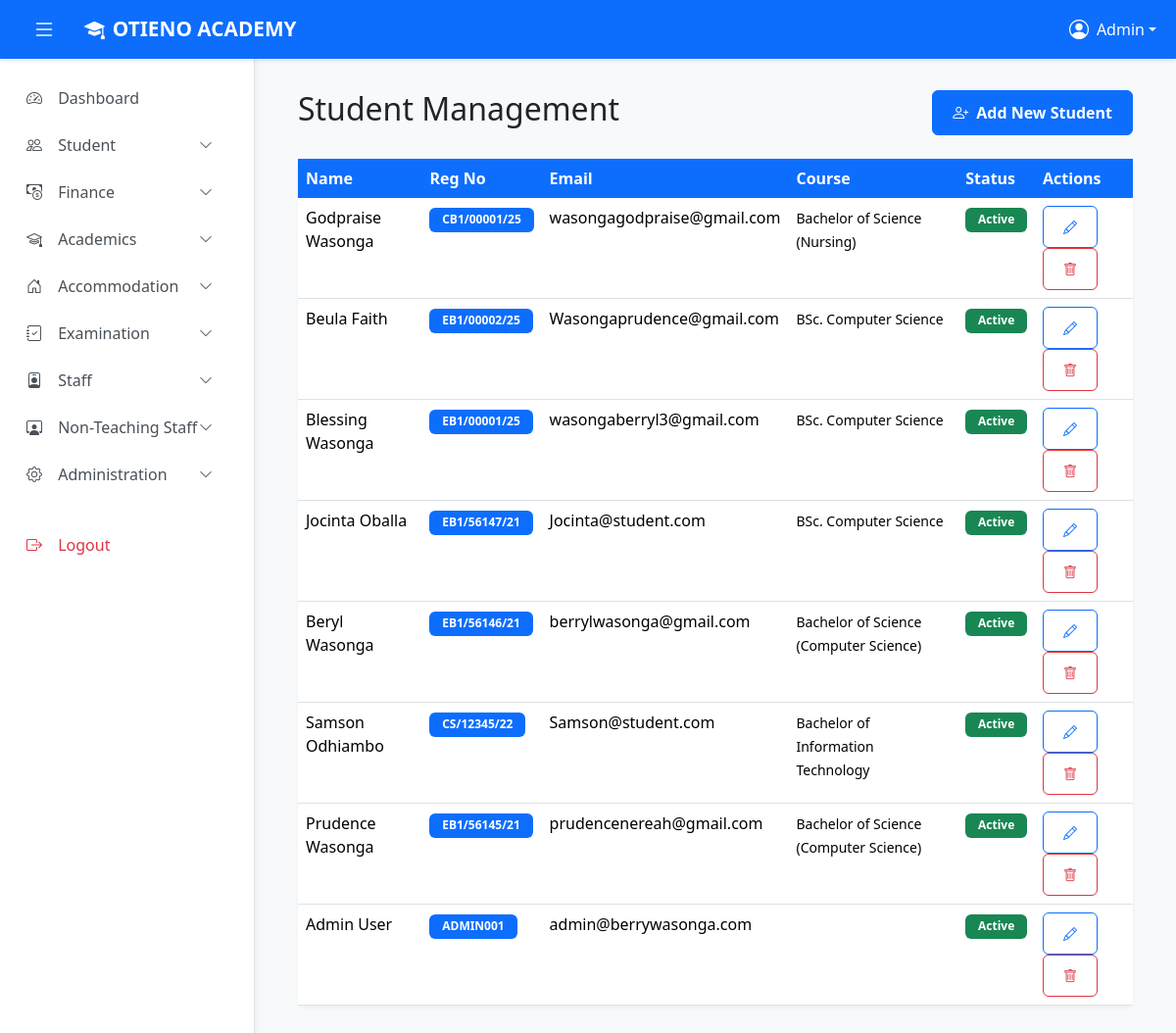
Page /admin/student/list.php (signed in) on the earlier database version.
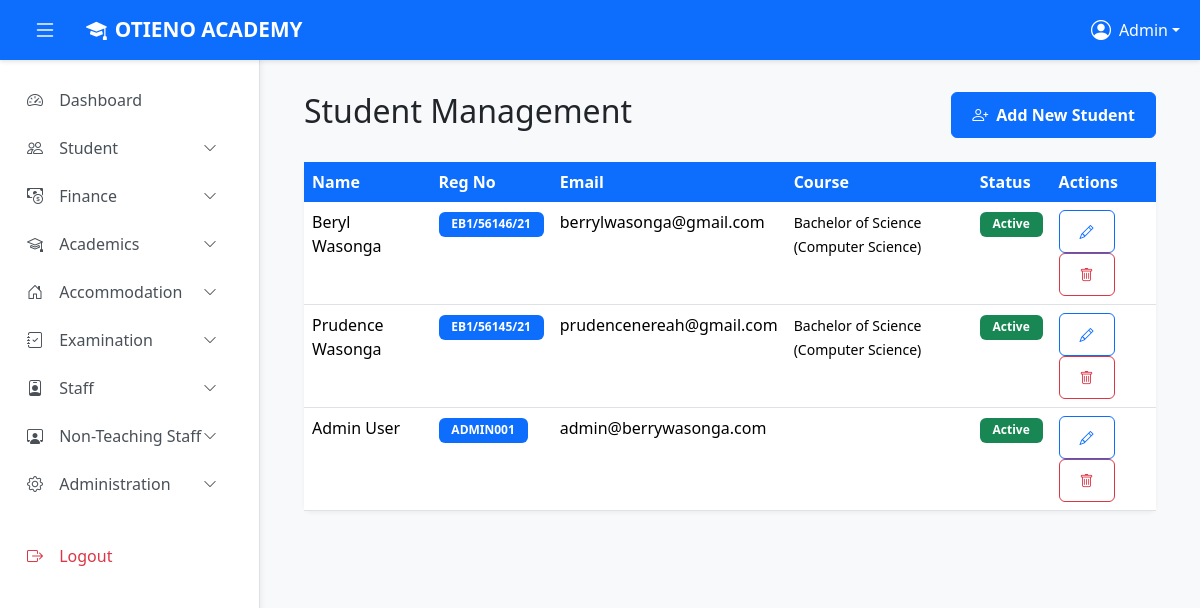
Same page on the later database version.
### tables this page shows
CREATE TABLE `users` (
  `id` int(11) NOT NULL AUTO_INCREMENT,
  `first_name` varchar(50) NOT NULL DEFAULT '',
  `last_name` varchar(50) NOT NULL DEFAULT '',
  `email` varchar(255) NOT NULL,
  `reg_no` varchar(50) DEFAULT NULL,
  `password` varchar(255) NOT NULL,
  `role` varchar(20) NOT NULL DEFAULT 'user',
  `status` enum('active','inactive') NOT NULL DEFAULT 'active',
  `last_login` timestamp NULL DEFAULT NULL,
  `created_at` timestamp NOT NULL DEFAULT current_timestamp(),
  `fullname` varchar(100) GENERATED ALWAYS AS (concat(`first_name`,' ',`last_name`)) STORED,
  `gender` enum('Male','Female','Other') DEFAULT NULL,
  `dob` date DEFAULT NULL,
  `address` varchar(255) DEFAULT NULL,
  `campus` varchar(50) DEFAULT 'MAIN',
  `programme` varchar(150) DEFAULT NULL,
  `course_id` int(11) DEFAULT NULL,
  `attempted_units` int(11) DEFAULT 0,
  `registered_units` int(11) DEFAULT 0,
  PRIMARY KEY (`id`),
  UNIQUE KEY `email` (`email`),
  UNIQUE KEY `reg_no` (`reg_no`),
  CONSTRAINT `users_ibfk_1` FOREIGN KEY (`course_id`) REFERENCES `courses` (`id`) ON DELETE SET NULL
);

### admin/student/list.php (the view, shortened to what this page needs)
<?php
require_once '../../config.php';
$users = $conn->query("SELECT id, first_name, last_name, email, reg_no, programme, role, status, last_login FROM users ORDER BY created_at DESC")->fetch_all(MYSQLI_ASSOC);
?>
<!DOCTYPE html>
<html lang="en">
<head>
    <link href="https://cdn.jsdelivr.net/npm/bootstrap@5.3.3/dist/css/bootstrap.min.css" rel="stylesheet">
    <link href="https://cdn.jsdelivr.net/npm/bootstrap-icons@1.11.3/font/bootstrap-icons.css" rel="stylesheet">
    <link href="../assets/main.css" rel="stylesheet"/>
</head>
<body>
    <?php include '../partials/top_navbar.php'; ?>
    <?php include '../partials/sidebar.php'; ?>
    <main class="main-content" id="mainContent">
        <div class="container-fluid">
            <div class="row mb-4">
                <div class="col-12 d-flex justify-content-between align-items-center">
                    <h2>Student Management</h2>
                    <a href="add.php" class="btn btn-primary"><i class="bi bi-person-plus me-2"></i>Add New Student</a>
                </div>
            </div>
            <div class="card">
                <div class="card-body p-0">
                    <div class="table-responsive">
                        <table class="table table-hover mb-0">
                            <thead>
                                <tr>
                                    <th>Name</th>
                                    <th>Reg No</th>
                                    <th>Email</th>
                                    <th>Course</th>
                                    <th>Status</th>
                                    <th>Actions</th>
                                </tr>
                            </thead>
                            <tbody>
                                <?php foreach ($users as $u): ?>
                                <tr>
                                    <td><?php echo htmlspecialchars($u['first_name'] . ' ' . $u['last_name']); ?></td>
                                    <td><span class="badge bg-primary"><?php echo htmlspecialchars($u['reg_no']); ?></span></td>
                                    <td><?php echo htmlspecialchars($u['email']); ?></td>
                                    <td><small><?php echo htmlspecialchars($u['programme']); ?></small></td>
                                    <td><span class="badge bg-<?php echo ($u['status']=='active'?'success':'secondary'); ?>"><?php echo ucfirst($u['status']); ?></span></td>
                                    <td>
                                        <a href="edit.php?id=<?php echo $u['id']; ?>" class="btn btn-sm btn-outline-primary">
                                            <i class="bi bi-pencil"></i>
                                        </a>
                                        <form method="POST" class="d-inline" onsubmit="return confirm('Are you sure you want to delete this student?');">
                                            <button type="submit" class="btn btn-sm btn-outline-danger">
                                                <i class="bi bi-trash"></i>
                                            </button>
                                        </form>
                                    </td>
                                </tr>
                                <?php endforeach; ?>
                            </tbody>
                        </table>
                    </div>
                </div>
            </div>
        </div>
    </main>
</body>
</html>

### admin/partials/top_navbar.php (shortened to what this page needs)
<nav class="navbar navbar-expand-lg navbar-dark top-navbar">
    <div class="container-fluid">
        <button class="btn btn-link text-white me-2" id="sidebarToggle">
            <i class="bi bi-list fs-4"></i>
        </button>
        <a class="navbar-brand" href="#">
            <i class="bi bi-mortarboard-fill me-2"></i>OTIENO ACADEMY
        </a>
        <div class="collapse navbar-collapse" id="navbarNav">
            <ul class="navbar-nav ms-auto">
                <li class="nav-item dropdown">
                    <a class="nav-link dropdown-toggle text-white d-flex align-items-center" href="#" id="userDropdown" role="button" data-bs-toggle="dropdown">
                        <i class="bi bi-person-circle me-2 fs-5"></i>
                        <span class="d-none d-md-inline"><?php echo htmlspecialchars($admin_name ?? 'Admin'); ?></span>
                    </a>
                </li>
            </ul>
        </div>
    </div>
</nav>

### admin/partials/sidebar.php (shortened to what this page needs)
<aside class="sidebar" id="sidebar">
    <nav class="sidebar-nav">
        <ul class="nav flex-column">
            <li class="nav-item">
                <a class="nav-link" href="/mini-auth-project/admin/admin.php">
                    <i class="bi bi-speedometer2"></i> Dashboard
                </a>
            </li>
            <li class="nav-item">
                <a class="nav-link collapsed d-flex justify-content-between align-items-center" href="#" data-bs-toggle="collapse" data-bs-target="#studentSubmenu">
                    <span><i class="bi bi-people"></i> Student</span>
                    <i class="bi bi-chevron-down small"></i>
                </a>
            </li>
            <li class="nav-item">
                <a class="nav-link collapsed d-flex justify-content-between align-items-center" href="#" data-bs-toggle="collapse" data-bs-target="#financeSubmenu">
                    <span><i class="bi bi-cash-coin"></i> Finance</span>
                    <i class="bi bi-chevron-down small"></i>
                </a>
            </li>
            <li class="nav-item">
                <a class="nav-link collapsed d-flex justify-content-between align-items-center" href="#" data-bs-toggle="collapse" data-bs-target="#academicsSubmenu">
                    <span><i class="bi bi-mortarboard"></i> Academics</span>
                    <i class="bi bi-chevron-down small"></i>
                </a>
            </li>
            <li class="nav-item">
                <a class="nav-link collapsed d-flex justify-content-between align-items-center" href="#" data-bs-toggle="collapse" data-bs-target="#accomSubmenu">
                    <span><i class="bi bi-house-door"></i> Accommodation</span>
                    <i class="bi bi-chevron-down small"></i>
                </a>
            </li>
            <li class="nav-item">
                <a class="nav-link collapsed d-flex justify-content-between align-items-center" href="#" data-bs-toggle="collapse" data-bs-target="#examSubmenu">
                    <span><i class="bi bi-journal-check"></i> Examination</span>
                    <i class="bi bi-chevron-down small"></i>
                </a>
            </li>
            <li class="nav-item">
                <a class="nav-link collapsed d-flex justify-content-between align-items-center" href="#" data-bs-toggle="collapse" data-bs-target="#staffSubmenu">
                    <span><i class="bi bi-person-badge"></i> Staff</span>
                    <i class="bi bi-chevron-down small"></i>
                </a>
            </li>
            <li class="nav-item">
                <a class="nav-link collapsed d-flex justify-content-between align-items-center" href="#" data-bs-toggle="collapse" data-bs-target="#nonStaffSubmenu">
                    <span><i class="bi bi-person-workspace"></i> Non-Teaching Staff</span>
                    <i class="bi bi-chevron-down small"></i>
                </a>
            </li>
            <li class="nav-item">
                <a class="nav-link collapsed d-flex justify-content-between align-items-center" href="#" data-bs-toggle="collapse" data-bs-target="#adminSubmenu">
                    <span><i class="bi bi-gear"></i> Administration</span>
                    <i class="bi bi-chevron-down small"></i>
                </a>
            </li>
            <li class="nav-item mt-4">
                <a class="nav-link text-danger" href="/mini-auth-project/logout.php">
                    <i class="bi bi-box-arrow-right"></i> Logout
                </a>
            </li>
        </ul>
    </nav>
</aside>

### admin/assets/main.css (style rules this page uses)
:root { --sidebar-width: 260px; --navbar-height: 60px; }
body { background-color: #f8f9fa; font-family: 'Segoe UI', Tahoma, Geneva, Verdana, sans-serif; }
.top-navbar { background-color: #0d6efd; height: var(--navbar-height); box-shadow: 0 2px 4px rgba(0, 0, 0, 0.1); position: fixed; top: 0; left: 0; right: 0; z-index: 1030; }
.top-navbar .navbar-brand { font-weight: 700; font-size: 1.3rem; color: #fff !important; }
.sidebar { position: fixed; top: var(--navbar-height); left: 0; bottom: 0; width: var(--sidebar-width); background-color: #fff; border-right: 1px solid #dee2e6; overflow-y: auto; transition: transform 0.3s ease; z-index: 1020; box-shadow: 2px 0 5px rgba(0, 0, 0, 0.05); }
.sidebar-nav { padding: 1rem 0; }
.sidebar-nav .nav-link { color: #495057; padding: 0.75rem 1.5rem; border-left: 3px solid transparent; transition: all 0.2s ease; font-weight: 500; }
.sidebar-nav .nav-link i { width: 20px; margin-right: 0.75rem; }
.main-content { margin-top: var(--navbar-height); margin-left: var(--sidebar-width); transition: margin-left 0.3s ease; padding: 2rem; }
.card { border: none; border-radius: 8px; box-shadow: 0 2px 4px rgba(0, 0, 0, 0.05); margin-bottom: 1.5rem; }
.table thead th { background-color: #0d6efd; color: white; border: none; font-weight: 600; white-space: nowrap; }
.table tbody tr { transition: background-color 0.2s ease; }
.btn { border-radius: 6px; padding: 0.625rem 1.25rem; font-weight: 600; }
.btn-primary { background-color: #0d6efd; border-color: #0d6efd; }
.badge { padding: 0.4rem 0.8rem; font-weight: 600; }

Differences in the rows shown:
removed users: first_name+last_name "Godpraise Wasonga", reg_no "CB1/00001/25", email "wasongagodpraise@gmail.com", programme "Bachelor of Science (Nursing)", status "Active"
removed users: first_name+last_name "Beula Faith", reg_no "EB1/00002/25", email "Wasongaprudence@gmail.com", programme "BSc. Computer Science", status "Active"
removed users: first_name+last_name "Blessing Wasonga", reg_no "EB1/00001/25", email "wasongaberryl3@gmail.com", programme "BSc. Computer Science", status "Active"
removed users: first_name+last_name "Jocinta Oballa", reg_no "EB1/56147/21", email "Jocinta@student.com", programme "BSc. Computer Science", status "Active"
removed users: first_name+last_name "Samson Odhiambo", reg_no "CS/12345/22", email "Samson@student.com", programme "Bachelor of Information Technology", status "Active"
